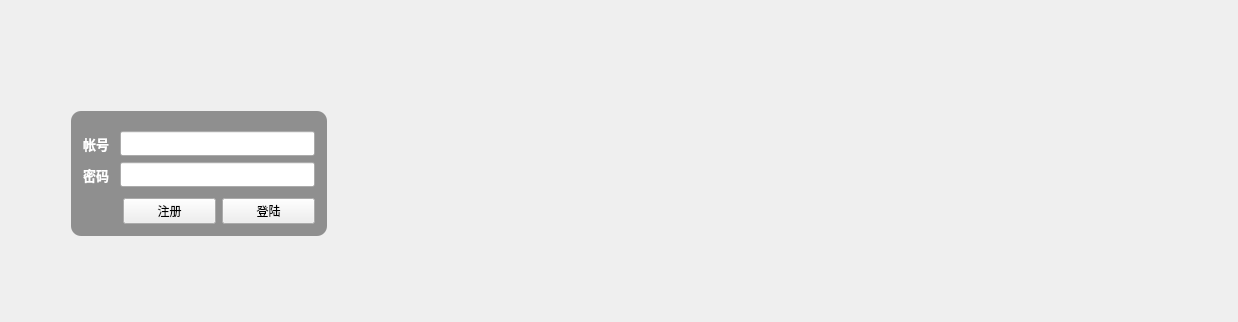
<?xml version="1.0" encoding="UTF-8"?>
<ui version="4.0">
 <class>Widget</class>
 <widget class="QWidget" name="Widget">
  <property name="enabled">
   <bool>true</bool>
  </property>
  <property name="geometry">
   <rect>
    <x>0</x>
    <y>0</y>
    <width>1238</width>
    <height>322</height>
   </rect>
  </property>
  <property name="baseSize">
   <size>
    <width>1024</width>
    <height>605</height>
   </size>
  </property>
  <property name="contextMenuPolicy">
   <enum>Qt::NoContextMenu</enum>
  </property>
  <property name="windowTitle">
   <string>Widget</string>
  </property>
  <property name="windowIcon">
   <iconset>
    <normaloff>:/ball</normaloff>:/ball</iconset>
  </property>
  <property name="autoFillBackground">
   <bool>false</bool>
  </property>
  <property name="styleSheet">
   <string notr="true"/>
  </property>
  <layout class="QHBoxLayout" name="horizontalLayout_4">
   <item>
    <spacer name="horizontalSpacer_4">
     <property name="orientation">
      <enum>Qt::Horizontal</enum>
     </property>
     <property name="sizeType">
      <enum>QSizePolicy::Fixed</enum>
     </property>
     <property name="sizeHint" stdset="0">
      <size>
       <width>60</width>
       <height>20</height>
      </size>
     </property>
    </spacer>
   </item>
   <item>
    <layout class="QVBoxLayout" name="verticalLayout">
     <property name="sizeConstraint">
      <enum>QLayout::SetDefaultConstraint</enum>
     </property>
     <item>
      <spacer name="verticalSpacer">
       <property name="orientation">
        <enum>Qt::Vertical</enum>
       </property>
       <property name="sizeType">
        <enum>QSizePolicy::Fixed</enum>
       </property>
       <property name="sizeHint" stdset="0">
        <size>
         <width>20</width>
         <height>100</height>
        </size>
       </property>
      </spacer>
     </item>
     <item>
      <widget class="QFrame" name="verticalFrame">
       <property name="layoutDirection">
        <enum>Qt::LeftToRight</enum>
       </property>
       <property name="styleSheet">
        <string notr="true">#verticalFrame
{
	background-color: rgba(0,0,0, 40%);
	border-radius:10px;
}
</string>
       </property>
       <property name="frameShadow">
        <enum>QFrame::Plain</enum>
       </property>
       <layout class="QVBoxLayout" name="verticalLayout_2">
        <property name="leftMargin">
         <number>12</number>
        </property>
        <property name="topMargin">
         <number>20</number>
        </property>
        <property name="rightMargin">
         <number>12</number>
        </property>
        <property name="bottomMargin">
         <number>12</number>
        </property>
        <item>
         <layout class="QHBoxLayout" name="horizontalLayout">
          <item>
           <widget class="QLabel" name="label">
            <property name="font">
             <font>
              <family>微软雅黑</family>
              <pointsize>10</pointsize>
              <weight>75</weight>
              <bold>true</bold>
             </font>
            </property>
            <property name="styleSheet">
             <string notr="true">color: rgb(255, 255, 255);</string>
            </property>
            <property name="text">
             <string>帐号</string>
            </property>
           </widget>
          </item>
          <item>
           <spacer name="horizontalSpacer">
            <property name="orientation">
             <enum>Qt::Horizontal</enum>
            </property>
            <property name="sizeType">
             <enum>QSizePolicy::Fixed</enum>
            </property>
            <property name="sizeHint" stdset="0">
             <size>
              <width>5</width>
              <height>0</height>
             </size>
            </property>
           </spacer>
          </item>
          <item>
           <widget class="QLineEdit" name="usernameEdit">
            <property name="font">
             <font>
              <family>微软雅黑</family>
             </font>
            </property>
            <property name="acceptDrops">
             <bool>true</bool>
            </property>
            <property name="autoFillBackground">
             <bool>false</bool>
            </property>
           </widget>
          </item>
         </layout>
        </item>
        <item>
         <layout class="QHBoxLayout" name="horizontalLayout_2">
          <item>
           <widget class="QLabel" name="label_2">
            <property name="font">
             <font>
              <family>微软雅黑</family>
              <pointsize>10</pointsize>
              <weight>75</weight>
              <bold>true</bold>
             </font>
            </property>
            <property name="styleSheet">
             <string notr="true">color: rgb(255, 255, 255);</string>
            </property>
            <property name="text">
             <string>密码</string>
            </property>
           </widget>
          </item>
          <item>
           <spacer name="horizontalSpacer_2">
            <property name="orientation">
             <enum>Qt::Horizontal</enum>
            </property>
            <property name="sizeType">
             <enum>QSizePolicy::Fixed</enum>
            </property>
            <property name="sizeHint" stdset="0">
             <size>
              <width>5</width>
              <height>0</height>
             </size>
            </property>
           </spacer>
          </item>
          <item>
           <widget class="QLineEdit" name="passwordEdit">
            <property name="font">
             <font>
              <family>微软雅黑</family>
             </font>
            </property>
            <property name="autoFillBackground">
             <bool>false</bool>
            </property>
            <property name="styleSheet">
             <string notr="true"/>
            </property>
            <property name="text">
             <string/>
            </property>
            <property name="echoMode">
             <enum>QLineEdit::Password</enum>
            </property>
            <property name="readOnly">
             <bool>false</bool>
            </property>
           </widget>
          </item>
         </layout>
        </item>
        <item>
         <spacer name="verticalSpacer_3">
          <property name="orientation">
           <enum>Qt::Vertical</enum>
          </property>
          <property name="sizeType">
           <enum>QSizePolicy::Fixed</enum>
          </property>
          <property name="sizeHint" stdset="0">
           <size>
            <width>20</width>
            <height>5</height>
           </size>
          </property>
         </spacer>
        </item>
        <item>
         <layout class="QHBoxLayout" name="horizontalLayout_5">
          <item>
           <spacer name="horizontalSpacer_5">
            <property name="orientation">
             <enum>Qt::Horizontal</enum>
            </property>
            <property name="sizeType">
             <enum>QSizePolicy::Preferred</enum>
            </property>
            <property name="sizeHint" stdset="0">
             <size>
              <width>40</width>
              <height>20</height>
             </size>
            </property>
           </spacer>
          </item>
          <item>
           <widget class="QPushButton" name="signupButtion">
            <property name="focusPolicy">
             <enum>Qt::NoFocus</enum>
            </property>
            <property name="styleSheet">
             <string notr="true"/>
            </property>
            <property name="text">
             <string>注册</string>
            </property>
            <property name="flat">
             <bool>false</bool>
            </property>
           </widget>
          </item>
          <item>
           <widget class="QPushButton" name="loginButton">
            <property name="cursor">
             <cursorShape>ArrowCursor</cursorShape>
            </property>
            <property name="focusPolicy">
             <enum>Qt::NoFocus</enum>
            </property>
            <property name="text">
             <string>登陆</string>
            </property>
           </widget>
          </item>
         </layout>
        </item>
       </layout>
      </widget>
     </item>
     <item>
      <spacer name="verticalSpacer_2">
       <property name="orientation">
        <enum>Qt::Vertical</enum>
       </property>
       <property name="sizeType">
        <enum>QSizePolicy::MinimumExpanding</enum>
       </property>
       <property name="sizeHint" stdset="0">
        <size>
         <width>20</width>
         <height>40</height>
        </size>
       </property>
      </spacer>
     </item>
    </layout>
   </item>
   <item>
    <spacer name="horizontalSpacer_3">
     <property name="orientation">
      <enum>Qt::Horizontal</enum>
     </property>
     <property name="sizeType">
      <enum>QSizePolicy::Maximum</enum>
     </property>
     <property name="sizeHint" stdset="0">
      <size>
       <width>900</width>
       <height>20</height>
      </size>
     </property>
    </spacer>
   </item>
  </layout>
 </widget>
 <layoutdefault spacing="6" margin="11"/>
 <resources>
  <include location="images.qrc"/>
 </resources>
 <connections/>
</ui>
